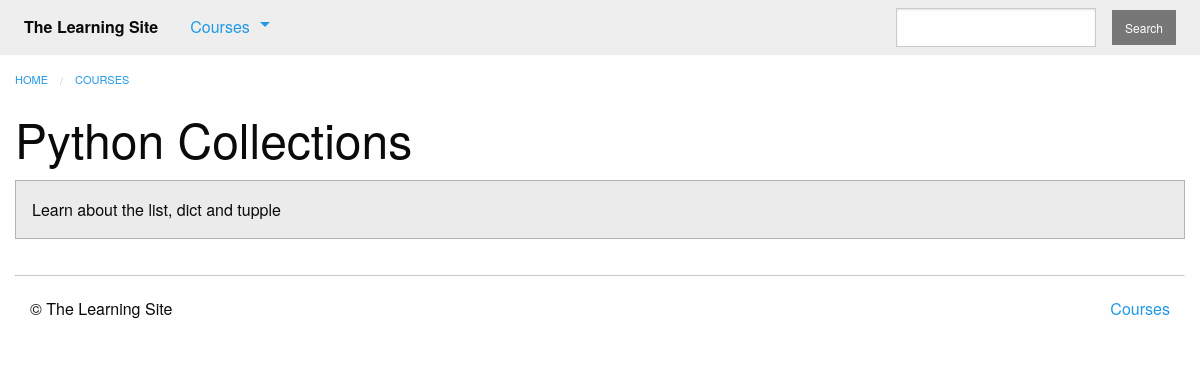
Before: /courses/2/ with the older database file.
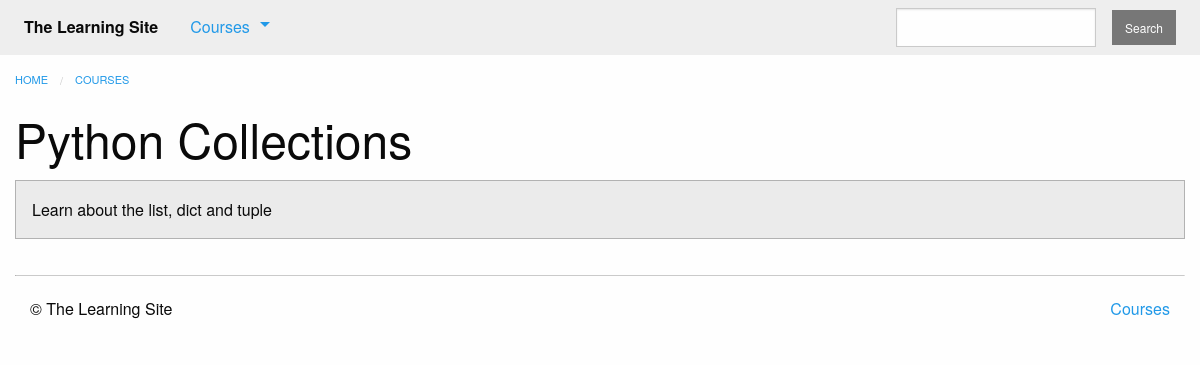
After: the same page with the newer database file.
### courses/models.py (models this page shows, shortened)
class Course(models.Model):
    created_at = models.DateTimeField(auto_now_add=True)
    title = models.CharField(max_length=255)
    description = models.TextField()
    teacher = models.ForeignKey(User, on_delete=models.CASCADE)   # 8.1.2给我们的User模型添加一个FK
    subject = models.CharField(default='', max_length=100)        # 8.1.2 保存course的subject是什么
    published = models.BooleanField(default=False)                # 8.2.5

### courses/views.py (the view)
# urls.py: path('<int:pk>/', views.course_detail, name='course_detail'),
def course_detail(request, pk):
    try:
        course = models.Course.objects.prefetch_related('quiz_set', 'text_set', 'quiz_set__question_set').get(pk=pk, published=True)
    except models.Course.DoesNotExist:
        raise Http404
    else:
        steps = sorted(chain(course.text_set.all(), course.quiz_set.all()), key=lambda step: step.order)
    return render(request, 'courses/course_detail.html',
                  {'course': course,
                   'steps': steps})

### courses/templatetags/course_extras.py (called while the page is built)
@register.inclusion_tag("courses/course_nav.html")
def nav_courses_list():
    courses = Course.objects.filter(published=True
                                    ).order_by('-created_at').values('id', 'title')[:5]   # 8.2.9，
    return {'courses': courses}

@register.filter('markdown_to_html')
def markdown_to_html(markdown_text):
    html_body = markdown2.markdown(markdown_text)
    return mark_safe(html_body)

### courses/templates/courses/course_detail.html (shortened to what this page needs)
{% extends "courses/layout.html" %}
{% load course_extras %}
{% block content %}
    <div class="row columns">
        {{ block.super }}
        <article>
            <h1 class="">{{ course.title }}</h1>
            <div class="callout secondary">
                {{ course.description|markdown_to_html }}
            </div>
        </article>
    </div>
{% endblock %}

### courses/templates/courses/layout.html (shortened to what this page needs)
{% extends "layout.html" %}
{% block content %}
    <ul class="breadcrumbs">
        <li><a href="{% url 'home' %}">Home</a></li>
        <li><a href="{% url 'courses:course_list' %}">Courses</a></li>
    </ul>
{% endblock %}

### templates/layout.html (shortened to what this page needs)
<!doctype html>
{% load static %}
{% load course_extras %}
<html class="no-js" lang="en">
<head>
    <link rel="stylesheet" href="{% static 'css/foundation.min.css' %}">
    <link rel="stylesheet" href="{% static 'css/layout.css' %}">
</head>
<body>
<nav class="top-bar" role="navigation">
    <section class="top-bar-left">
        <ul class="dropdown menu" data-dropdown-menu role="menubar">
            <li class="menu-text">The Learning Site</li>
            <li class="has-submenu">
                <a href="#">Courses</a>
            </li>
        </ul>
    </section>
    <section class="top-bar-right">
        <form action="{% url 'courses:search' %}" method="GET">
            <ul class="menu">
                <li><input type="search" name="q"></li>
                <li><button type="submit" class="secondary small button">Search</button></li>
            </ul>
        </form>
    </section>
</nav>
{% block content %}{% endblock %}
<footer class="row columns">
    <hr/>
    <div class="small-6 columns">
        <p>&copy; The Learning Site</p>
    </div>
    <div class="small-6 columns">
        <ul class="inline-list no-bullet float-right">
            <li><a href="{% url 'courses:course_list' %}">Courses</a></li>
        </ul>
    </div>
</footer>
</body>
</html>

### assets/css/layout.css (style rules this page uses)
.top-bar { margin-bottom: 1rem; }

Changed rows visible on the page:
changed Course "Python Collections": description "Learn about the list, dict and tupple" → "Learn about the list, dict and tuple"
